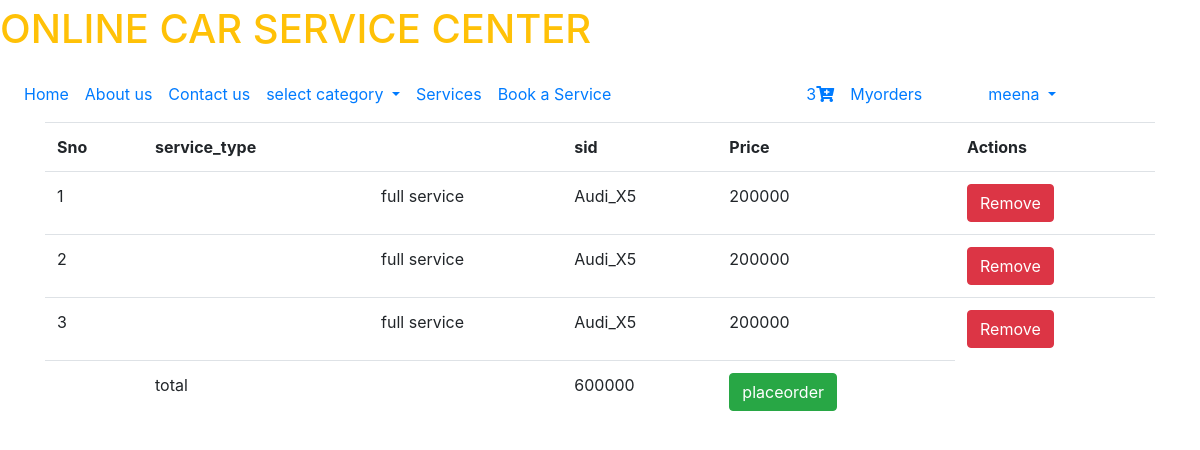
Page /cartdetails/ (signed in) on the committed database.
### service/models.py (models this page shows, shortened)
class User(AbstractUser):
	t = (
		(1,'owner'),
		(2,'customer'),
		(3,'Anonymous'),
		)
	role = models.IntegerField(default=3,choices=t)
	g=[('M',"Male"),('F','Female')]
	age=models.IntegerField(default=10)
	impf=models.ImageField(upload_to='Profiles/',default="Note.jpg")
	gender=models.CharField(max_length=10,choices=g)
	first_name=models.CharField(max_length=100)
	last_name=models.CharField(max_length=100)
	phone_no=models.IntegerField(null=True)
	car_regno=models.CharField(max_length=20)
	address=models.CharField(max_length=200)

class Cart(models.Model):
	user=models.ForeignKey(User,on_delete=models.CASCADE)
	service=models.ForeignKey(Services,on_delete=models.CASCADE)

class Services(models.Model):
	service_type=models.CharField(max_length=30)
	price=models.IntegerField()
	sid=models.ForeignKey(CarCategory,on_delete=models.CASCADE)
	is_status=models.IntegerField(default=1)

class CarCategory(models.Model):
	cname=models.CharField(max_length=20)
	def __str__(self):
		return self.cname

### service/views.py (the view)
# urls.py: path('cartdetails/',views.cartdetails,name="cartdetails"),
def cartdetails(request):
	c=Cart.objects.filter(user_id=request.user.id)
	d=CarCategory.objects.all()
	sum=0
	count=0
	for i in c:
		count=count+1
		sum=sum+i.service.price
	return render(request,'services/cartdetails.html',{'sum':sum,'count':count,'data':d,'cart':c})

### service/templates/services/cartdetails.html (shortened to what this page needs)
{% extends 'services/base.html' %}
{% block content %}
<div class="container">
<form action="{% url 'placeorder' %}" method="post">
<table class="table table-hover">
	<tr>
		<th>Sno</th>
		<th>service_type<th>
		<th>sid</th>
		<th>Price</th>
		<th>Actions</th>
	</tr>
	{% for i in cart %}
	<tr>
		<td>{{forloop.counter}}<td>
		<td>{{i.service.service_type}}</td>
		<td>{{i.service.sid}}</td>
		<td>{{i.service.price}}</td>
		<td><a href="#" class="btn btn-danger"> Remove</a></td>
	</tr>
	{% endfor %}
	<tr>
		<td></td>
		<td>total</td>
		<td></td>
		<td>{{sum}}</td>
			<td><button type="submit" class="btn btn-success">placeorder</button></td>
	</tr>
</table>
</form>
</div>
{% endblock %}

### service/templates/services/navbar.html (shortened to what this page needs)
{% load static %}
 <a class="navbar-brand" href="#">
    <h1 class="text-warning">ONLINE CAR SERVICE CENTER</h1>
  </a>
<nav class="navbar navbar-expand-sm bg-white navbar-white">
  <div class="collapse navbar-collapse" id="collapsibleNavbar">
    <ul class="navbar-nav">
      {% if not user.is_authenticated %}
      <li class="nav-item">
        <a class="nav-link" href="{% url 'home' %}">Home</a>
      </li>
      <li class="nav-item">
        <a class="nav-link" href="{% url 'ab' %}">About us</a>
      </li>
      </li>
      <li class="nav-item">
        <a class="nav-link" href="{% url 'cn' %}">Contact us</a>
      </li>
      <li class="nav-item">
        <a class="nav-link" href="#">Services</a>
      </li>
        <li class="nav-item">
          <a class="nav-link" href="{% url 'lg' %}">Book a Service</a>
        </li>
       {% elif user.role == 2 %}
      <li class="nav-item">
        <a class="nav-link" href="{% url 'home' %}">Home</a>
      </li>
      <li class="nav-item">
        <a class="nav-link" href="{% url 'ab' %}">About us</a>
      </li>
      <li class="nav-item">
        <a class="nav-link" href="{% url 'cn' %}">Contact us</a>
      </li>
      <li class="dropdown">
        <a type="button" class="nav-link dropdown-toggle" data-toggle="dropdown">select category
        </a>
      </li>
      <li class="nav-item">
        <a class="nav-link" href="#">Services</a>
      </li>
      <li class="nav-item">
        <a class="nav-link" href="{% url 'booking' %}">Book a Service</a>
      </li>
      {% else %}
      <li class="nav-item" style="margin-right: 80px">
        <a class="nav-link" href="#">Guest</a>
      </li>
      {% endif %}
    </ul>
    <ul class="navbar-nav ml-auto" style="margin-right:120px">
    {% if not user.is_authenticated %}
    <li class="nav-item">
      <a class="nav-link" href="{% url 'lg' %}">Login</a>
    </li>
    {% else %}
    <ul class="navbar-nav ml-auto" style="margin-right:50px">
      <li class="nav-item">
        <a class="nav-link" href="{% url 'cartdetails' %}">{{count}}<i class="fas fa-cart-plus"></i></a>
      </li>
      <li class="nav-item">
        <a class="nav-link" href="{% url 'myorders' %}">Myorders</a>
      </li>
    </ul>
        <li class="dropdown">
  <a type="button" class="nav-link dropdown-toggle" data-toggle="dropdown">
    {{user.username}}
  </a>
</li>
{% endif %}
  </div>
</nav>

### rows in the picture
User: username "meena"
Cart: service.service_type "full service", service.sid "Audi_X5", service.price "200000"
Cart: service.service_type "full service", service.sid "Audi_X5", service.price "200000"
Cart: service.service_type "full service", service.sid "Audi_X5", service.price "200000"

### other values in the picture
{{ count }} "3"
{{ sum }} "600000"
